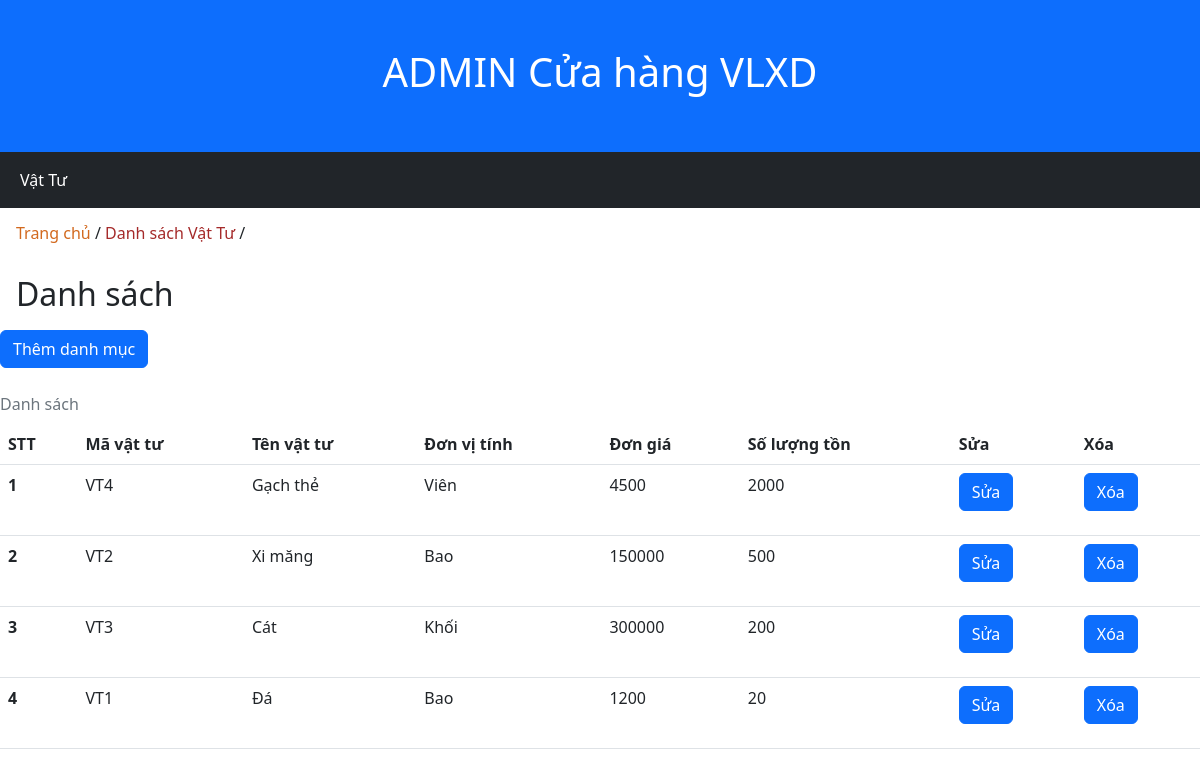
The page /admin/index.php?act=ds-dm on the database its author committed.
### tables this page shows
CREATE TABLE `vat_tu` (
  `id` int(11) NOT NULL,
  `MaVT` varchar(50) NOT NULL,
  `TenVT` varchar(250) NOT NULL,
  `DVT` varchar(50) NOT NULL,
  `DonGia` double(10,0) NOT NULL,
  `SoLuongTon` int(150) NOT NULL
);

### model/pdo.php (called while the page is built, shortened)
<?php
function pdo_get_connection(){
    $dburl = "mysql:host=localhost;dbname=tkw_web2041;charset=utf8";
    $username = 'root';
    $password = '';
    $conn = new PDO($dburl, $username, $password);
    $conn->setAttribute(PDO::ATTR_ERRMODE, PDO::ERRMODE_EXCEPTION);
    return $conn;
}
function pdo_query($sql){
    $sql_args = array_slice(func_get_args(), 1);
    try{
        $conn = pdo_get_connection();
        $stmt = $conn->prepare($sql);
        $stmt->execute($sql_args);
        $rows = $stmt->fetchAll();
        return $rows;
    }
    catch(PDOException $e){
        throw $e;
    }
    finally{
        unset($conn);
    }
}

### model/danhmuc.php (called while the page is built, shortened)
<?php
function showall_dm(){
    $sql="select * from vat_tu order by id ";
    $lists=pdo_query($sql);
    return $lists;
}
?>

### admin/danhmuc-admin/list.php (the view)
<div class="pg" style="margin: 1em 1em;">
    <h6>
        <a href="index.php" style="text-decoration: none; color: chocolate;">Trang chủ</a> /
        <a href="index.php" style="text-decoration: none; color: brown;">Danh sách Vật Tư</a> /
    </h6>
    <br>
    <h2>Danh sách</h2>
</div>
<div class="mb-3">
    <a href="index.php?act=add-dm" class="btn btn-primary">Thêm danh mục</a>
  </div>
  <div class="mb-4">
  <table class="table caption-top">
  <caption>Danh sách</caption>
  <thead>
    <tr>
      <th scope="col">STT</th>
      <th scope="col">Mã vật tư</th>
      <th scope="col">Tên vật tư</th>
      <th scope="col">Đơn vị tính</th>
      <th scope="col">Đơn giá</th>
      <th scope="col">Số lượng tồn</th>
      <th scope="col">Sửa</th>
      <th scope="col">Xóa</th>
    </tr >
  </thead>
  <tbody>
    <?php
    $i = 1;
      foreach($lists as $danhsach){
        extract($danhsach);
        $updatedm="index.php?act=capnhat-dm&id=".$id;
        $deletedm="index.php?act=delete-dm&id=".$id;
        echo '
          <tr>
            <th scope="row">'.$i.'</th>
            <td>'.$MaVT.'</td>
            <td>'.$TenVT.'</td>
            <td>'.$DVT.'</td>
            <td>'.$DonGia.'</td>
            <td>'.$SoLuongTon.'</td>
            <td>
               <a href="'. $updatedm.'" class="btn btn-primary">Sửa</a>
            </td>
            <td>
              <div class="mb-3">
                <a href="'. $deletedm.'" class="btn btn-primary">Xóa</a>
              </div>
            </td>
          </tr>
        '; $i++;
      }
    ?>
  </tbody>
</table>

### admin/header.php (shortened to what this page needs)
<!DOCTYPE html>
<html lang="en">
<head>
  <link href="https://cdn.jsdelivr.net/npm/bootstrap@5.2.1/dist/css/bootstrap.min.css" rel="stylesheet">
</head>
<body>
<div class="p-5 bg-primary text-white text-center">
  <h1>ADMIN Cửa hàng VLXD</h1>
</div>
<nav class="navbar navbar-expand-sm bg-dark navbar-dark">
  <div class="container-fluid">
    <ul class="navbar-nav">
      <li class="nav-item">
        <a class="nav-link active" href="index.php?act=ds-dm">Vật Tư</a>
      </li>
    </ul>
  </div>
</nav>

### admin/index.php (shortened to what this page needs)
<?php
    include "../model/pdo.php";
    include "../model/danhmuc.php";
    include "header.php";
    if(isset($_GET['act']) && ($_GET['act'])){
        $req=($_GET['act']);
        switch ($req){
            case 'ds-dm':
                $lists=showall_dm();
                include "danhmuc-admin/list.php";
                break;
            }
        } else {
            $lists = showall_dm();
            include "home.php";
        }
?>

### rows shown on the page
vat_tu: MaVT "VT4", TenVT "Gạch thẻ", DVT "Viên", DonGia "4500", SoLuongTon "2000"
vat_tu: MaVT "VT2", TenVT "Xi măng", DVT "Bao", DonGia "150000", SoLuongTon "500"
vat_tu: MaVT "VT3", TenVT "Cát", DVT "Khối", DonGia "300000", SoLuongTon "200"
vat_tu: MaVT "VT1", TenVT "Đá", DVT "Bao", DonGia "1200", SoLuongTon "20"
